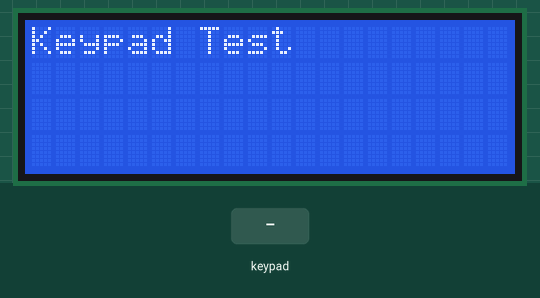
Recording of a sketch running on a simulated Arduino Uno, built with avr-gcc and run on an emulated ATmega328P. Parts: 20×4 character LCD. Inputs (shaded band) come from the test bench.

Above: at 1.2 s.
1.3 s: keypad keys 1 2 # pressed 0.4 s apart
At 2.1 s:
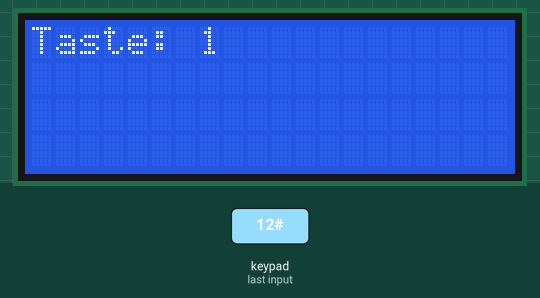
5.5 s: key 'A' pressed
At 5.8 s:
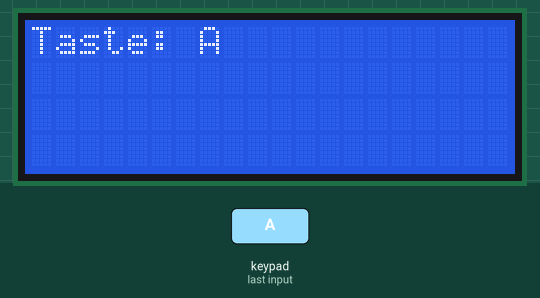
8.0 s: key 'B' pressed
10.5 s: keypad keys 1 2 * pressed 0.4 s apart
At 13.1 s:
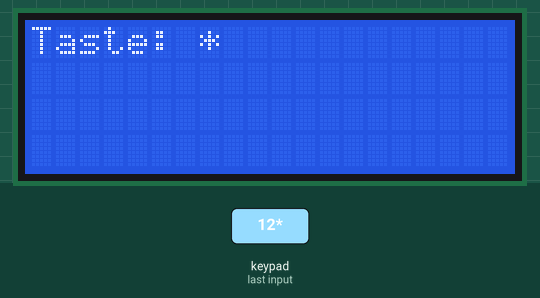
14.7 s: key 'C' pressed
At 15.3 s:
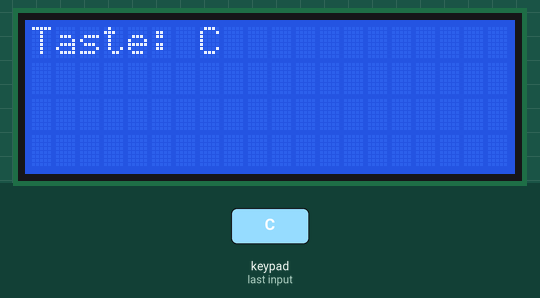
17.2 s: keypad keys 1 2 D pressed 0.4 s apart
Timing chart, 0 to 20.2 s (numbered marks = the images above; inputs shaded):
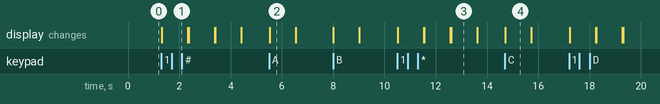

Measured:
- after the input at 1.3 s, the display: changes at once (image 1)
- after the input at 5.5 s, the display: changes at once (image 2)
- after the input at 10.5 s, the display: first changes at once (image 3 shows a later state)
- after the input at 14.7 s, the display: changes at once (image 4)
- what the display in image 2 shows lasts 1.0 s, from 5.5 s to 6.5 s

The sketch:

Folientastatur.ino
```cpp
#include <Wire.h>
#include <LiquidCrystal_I2C.h>
#include <Keypad.h>

// LCD2004 I2C-Initialisierung (Adresse 0x27)
LiquidCrystal_I2C lcd(0x27, 20, 4);

// Anzahl der Zeilen und Spalten des Keypads
const byte ROWS = 4;
const byte COLS = 4;

// Keypad-Tastenbelegung (4 Zeilen x 4 Spalten)
char keys[ROWS][COLS] = {
  {'1', '2', '3', 'A'},
  {'4', '5', '6', 'B'},
  {'7', '8', '9', 'C'},
  {'*', '0', '#', 'D'}
};

// Einzelne Definition der Zeilen-Pins
const byte row1 = 2;  // Zeile 1 des Keypads an Pin 2
const byte row2 = 3;  // Zeile 2 des Keypads an Pin 3
const byte row3 = 4;  // Zeile 3 des Keypads an Pin 4
const byte row4 = 5;  // Zeile 4 des Keypads an Pin 5

// Einzelne Definition der Spalten-Pins
const byte col1 = 6;  // Spalte 1 des Keypads an Pin 6
const byte col2 = 7;  // Spalte 2 des Keypads an Pin 7
const byte col3 = 8;  // Spalte 3 des Keypads an Pin 8
const byte col4 = 9;  // Spalte 4 des Keypads an Pin 9

// Array für die Pins
byte rowPins[ROWS] = {row1, row2, row3, row4};
byte colPins[COLS] = {col1, col2, col3, col4};

// Erstellen des Keypad-Objekts
Keypad keypad = Keypad(makeKeymap(keys), rowPins, colPins, ROWS, COLS);

void setup() {
  // LCD initialisieren
  lcd.init();
  lcd.backlight();
  lcd.setCursor(0, 0);
  lcd.print("Keypad Test");
}

void loop() {
  // Prüfen, ob eine Taste gedrückt wurde
  char key = keypad.getKey();

  // Falls eine Taste gedrückt wurde, diese auf dem LCD anzeigen
  if (key) {
    lcd.clear();
    lcd.setCursor(0, 0);
    lcd.print("Taste: ");
    lcd.print(key);
    delay(1000);

    // Setzt das Display nach 1000 ms zurück
    lcd.clear();
    lcd.setCursor(0, 0);
    lcd.print("Keypad Test");
  }
}
```
